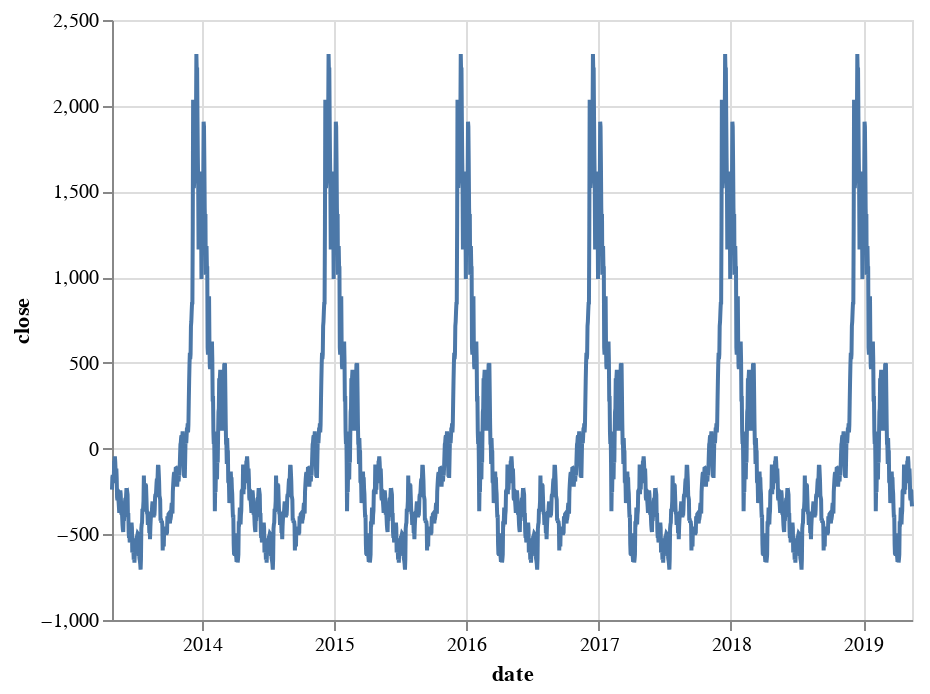

The code cell stored with this chart in its notebook:
### Code cell
alt.Chart(pd.DataFrame(res.seasonal).reset_index()).mark_line().encode(
    x = 'date',
    y = 'close'
)

### Figure 1 — Vega-Lite specification as saved in the notebook (floating-point values rounded to 4 significant figures; data arrays with more than 128 entries replaced by an {"elided": "..."} marker saying what was removed)
{"$schema": "https://vega.github.io/schema/vega-lite/v2.6.0.json", "config": {"view": {"height": 300, "width": 400}}, "data": {"name": "data-4c903a0c1dce9d313d38520eb0bdd5e5"}, "datasets": {"data-4c903a0c1dce9d313d38520eb0bdd5e5": {"elided": "2210 records"}}, "encoding": {"x": {"field": "date", "type": "temporal"}, "y": {"field": "close", "type": "quantitative"}}, "mark": "line"}
